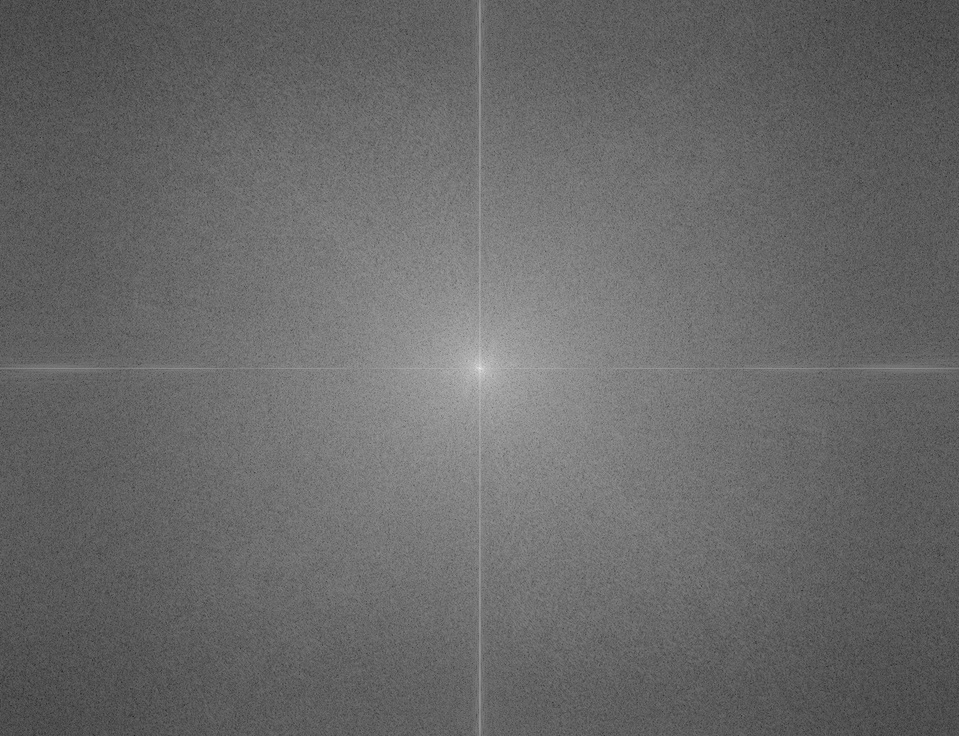
//> input picture Week10Ass1/原频谱.jpg, 959 x 736 px, shrunk from 1250 x 960 before the run, given in place of the camera
$ ./Sobel   (built with g++ and OpenCV 4)
//> lines starting //> are read from the running program, lines starting //| are printed output that depends on the picture
#include <opencv2/opencv.hpp>
#include <iostream>

using namespace cv;
using namespace std;
int main()
{
	//Mat frame, rframe, rrframe;

	Mat grad_x, grad_y;
	Mat abs_grad_x, abs_grad_y, dst;
	Mat frame,srcGray;//Gray Mat
	VideoCapture cap;

	// [4 lines of commented-out code are left out]
	cap.open(0);
	if (!cap.isOpened()) { cout << "Open failed! Please check your camera or files!" << endl;return -1; }
	while (1)
	{
		bool rSucess = cap.read(frame);
//> frame is the input picture: 736 rows x 959 cols, CV_8UC3; min 27, max 238, mean 104.8
		if (!rSucess)
		{
			cout << "Frame can't be read" << std::endl;
			break;
		}
		else
		{
			cvtColor(frame, srcGray, CV_RGB2GRAY); //To gray picture

			Sobel(srcGray, grad_x, CV_16S, 1, 0, 3, 1, 1);
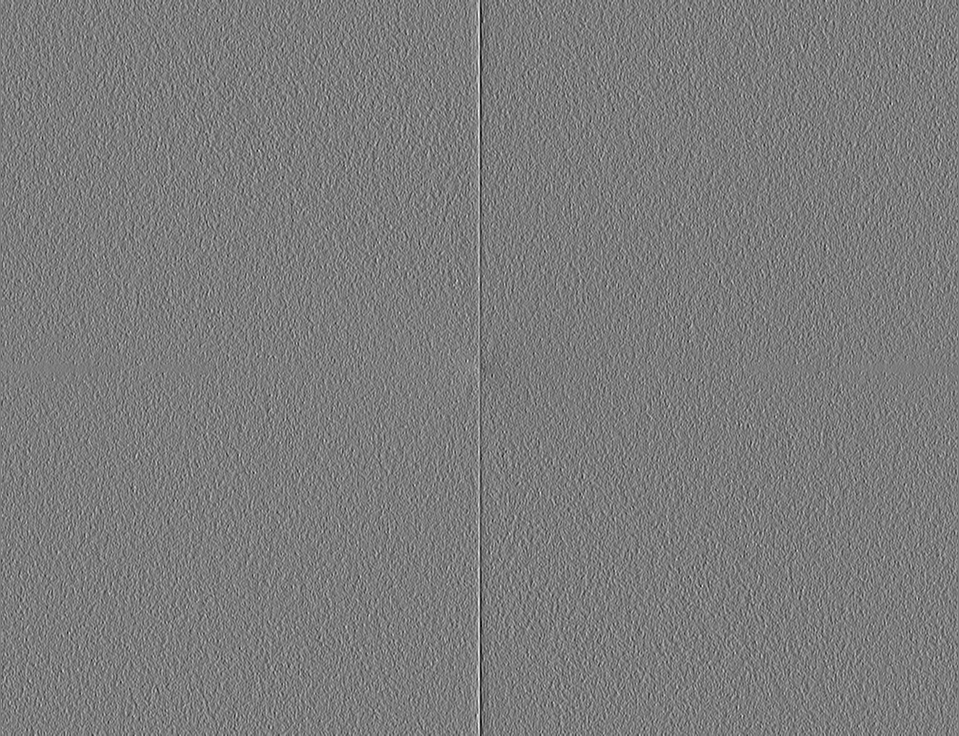
//> grad_x: 736 rows x 959 cols, CV_16SC1; min -178, max 188, mean 1; drawn with min black and max white
			convertScaleAbs(grad_x, abs_grad_x);
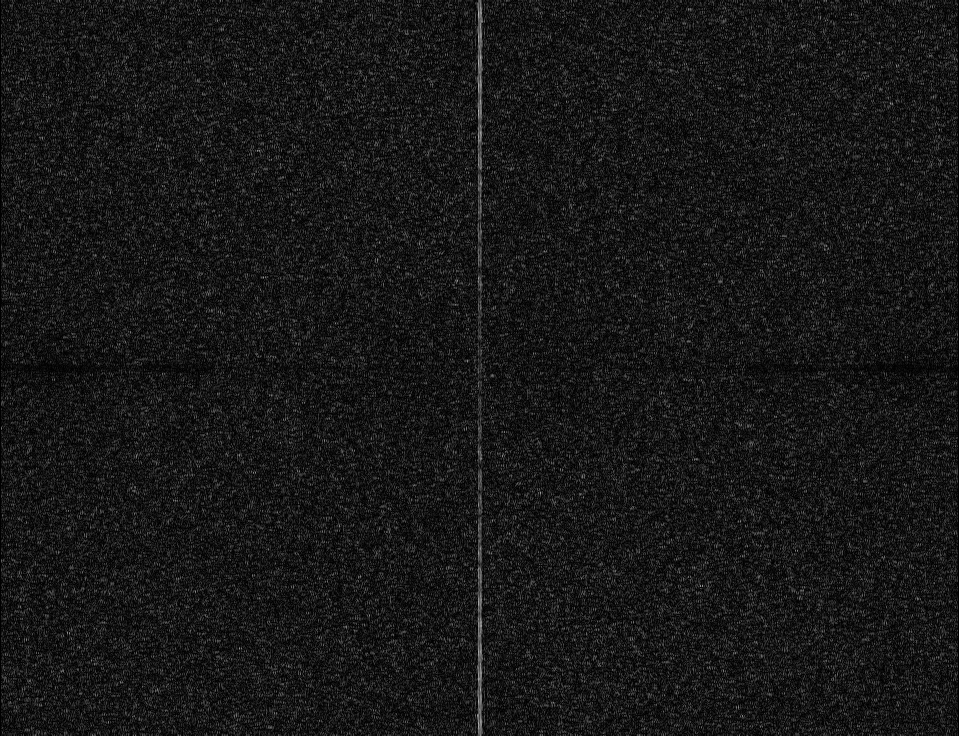
//> abs_grad_x: 736 rows x 959 cols, CV_8UC1; min 0, max 188, mean 23.4
			//imshow("X-Sobel", abs_grad_x);

			Sobel(srcGray, grad_y, CV_16S, 0, 1, 3, 1, 1);
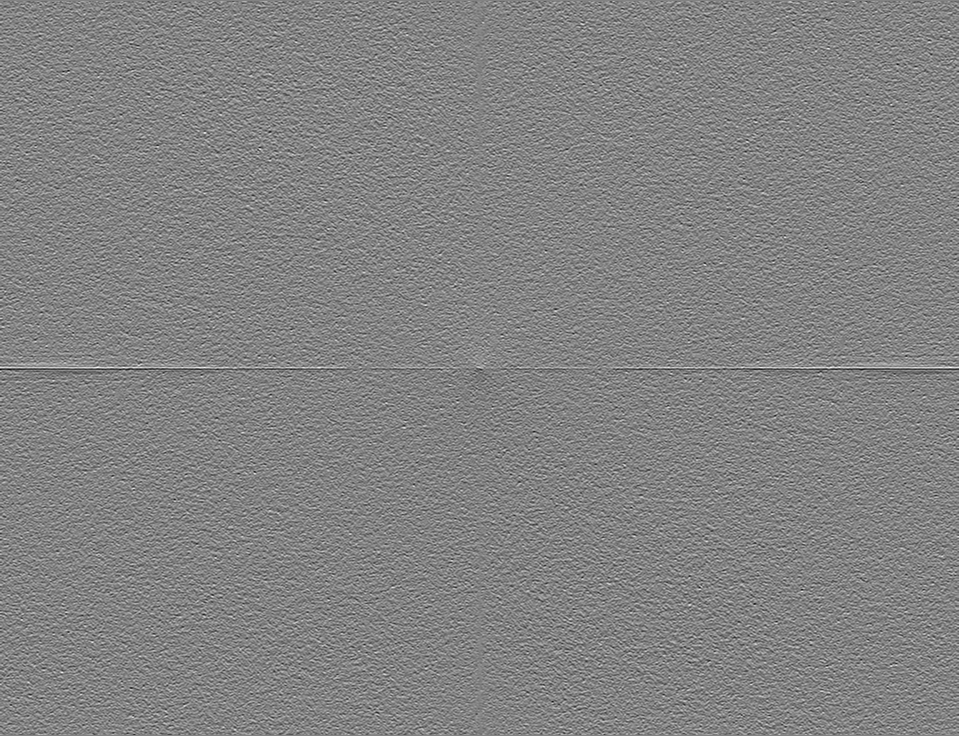
//> grad_y: 736 rows x 959 cols, CV_16SC1; min -171, max 164, mean 1; drawn with min black and max white
			convertScaleAbs(grad_y, abs_grad_y);
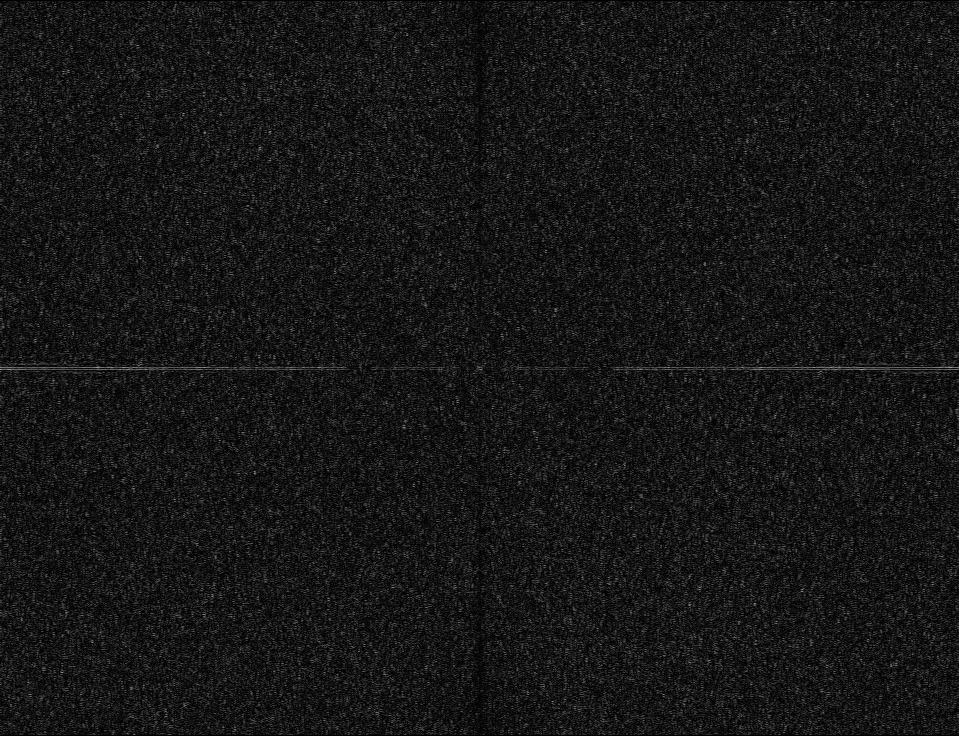
//> abs_grad_y: 736 rows x 959 cols, CV_8UC1; min 0, max 171, mean 22.3
			//imshow("Y-Sobel", abs_grad_y);

			addWeighted(abs_grad_x, 0.5, abs_grad_y, 0.5, 0, dst);
			imshow("X-Y-Sobel", dst);

			// [4 lines of commented-out code are left out]
		}
		if (waitKey(30) == 27) { destroyAllWindows();break; }
//> the Esc key is pressed
	}
	return 0;
}

$ run again, on Week10Ass1/处理后图片.jpg
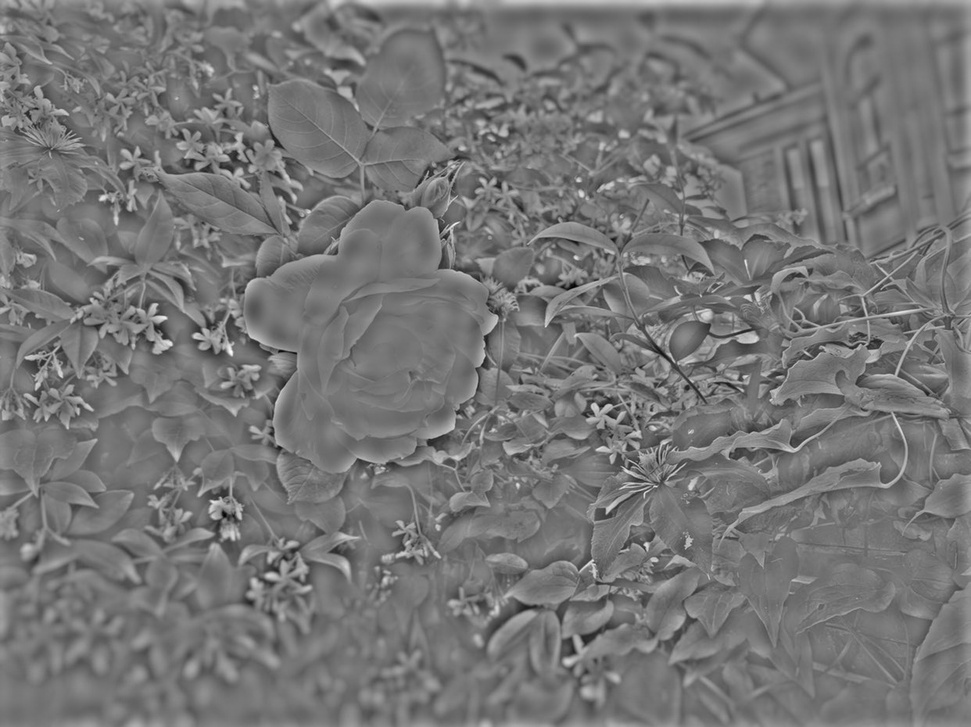
//> input picture Week10Ass1/处理后图片.jpg, 971 x 727 px, shrunk from 1242 x 930 before the run, given in place of the camera
//> frame is the input picture: 727 rows x 971 cols, CV_8UC3; min 0, max 253, mean 117.7
//> `Sobel(srcGray, grad_y, CV_16S, 0, 1, 3, 1, 1);`:
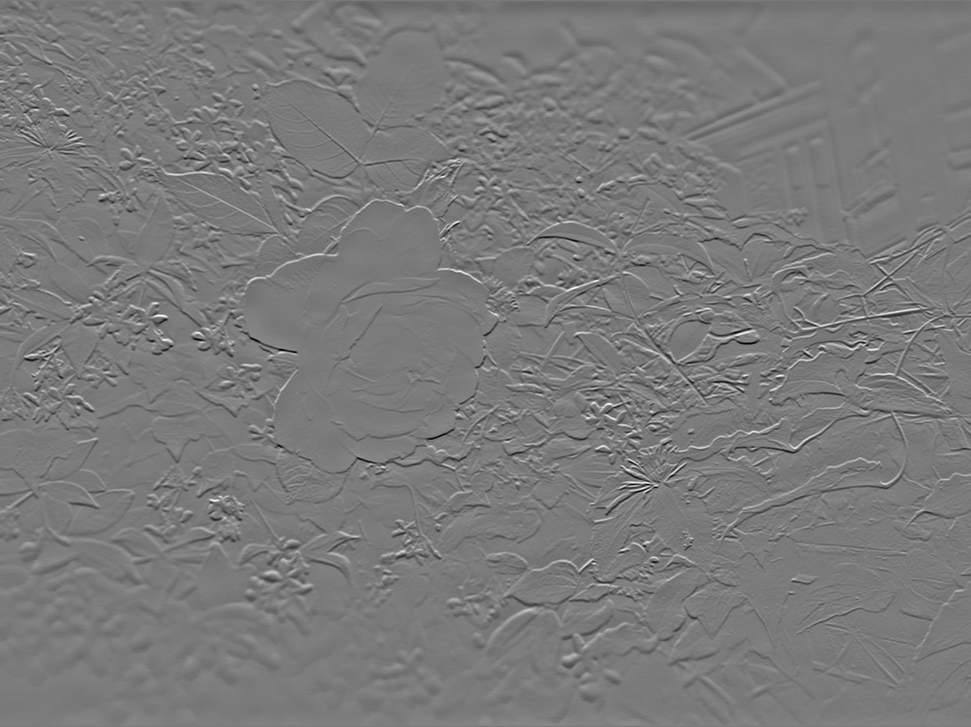
//> grad_y: 727 rows x 971 cols, CV_16SC1; min -551, max 595, mean 0.7; drawn with min black and max white
//> `addWeighted(abs_grad_x, 0.5, abs_grad_y, 0.5, 0, dst);`:
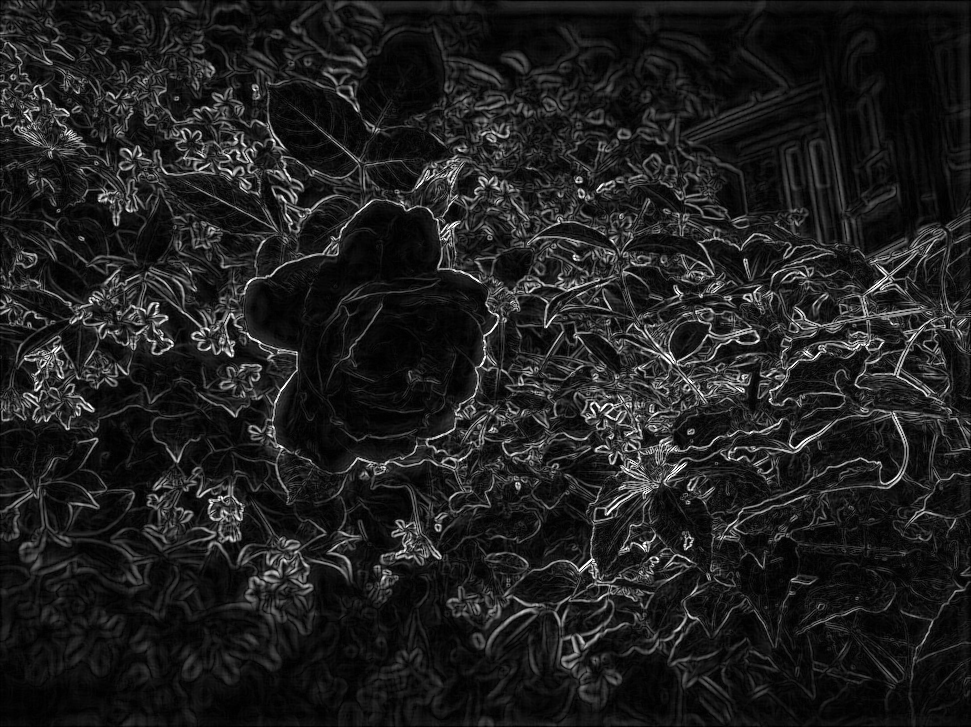
//> dst: 727 rows x 971 cols, CV_8UC1; min 0, max 255, mean 30.7
